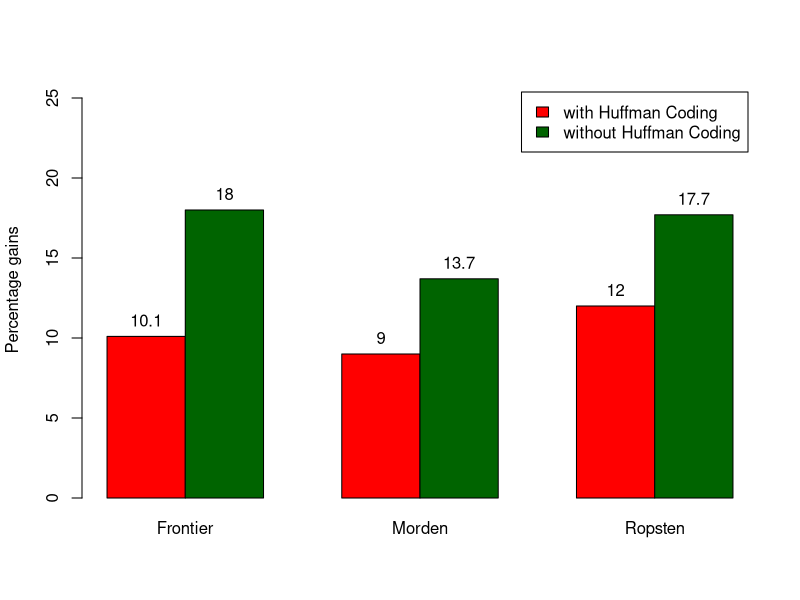

Reproduce this figure in R.
# Grouped Bar Plot
x <-c("Frontier", "Morden", "Ropsten")
#gzip
y1<-c(10.1, 9,12)
y2<-c(18, 13.7,17.7)
#bzip2
#y1 <- c(9.2, 5.0, 7.8)
#y2<-c(15.8, 10.1, 13.9)
#xz
#y1<-c(9.3, 9.6,16.2)
#y2<-c(11.3, 12.7,19.4)
data<-data.frame(row.names=x,y1,y2)
bp<-barplot(t(as.matrix(data)), ylim=c(0,26),
         ylab="Percentage gains", col=c("red","dark green"),
        legend = c("with Huffman Coding", "without Huffman Coding"), beside=TRUE)
text(bp, round(t(as.matrix(data)),1), round(t(as.matrix(data)), 1),cex=1,pos=3) 
